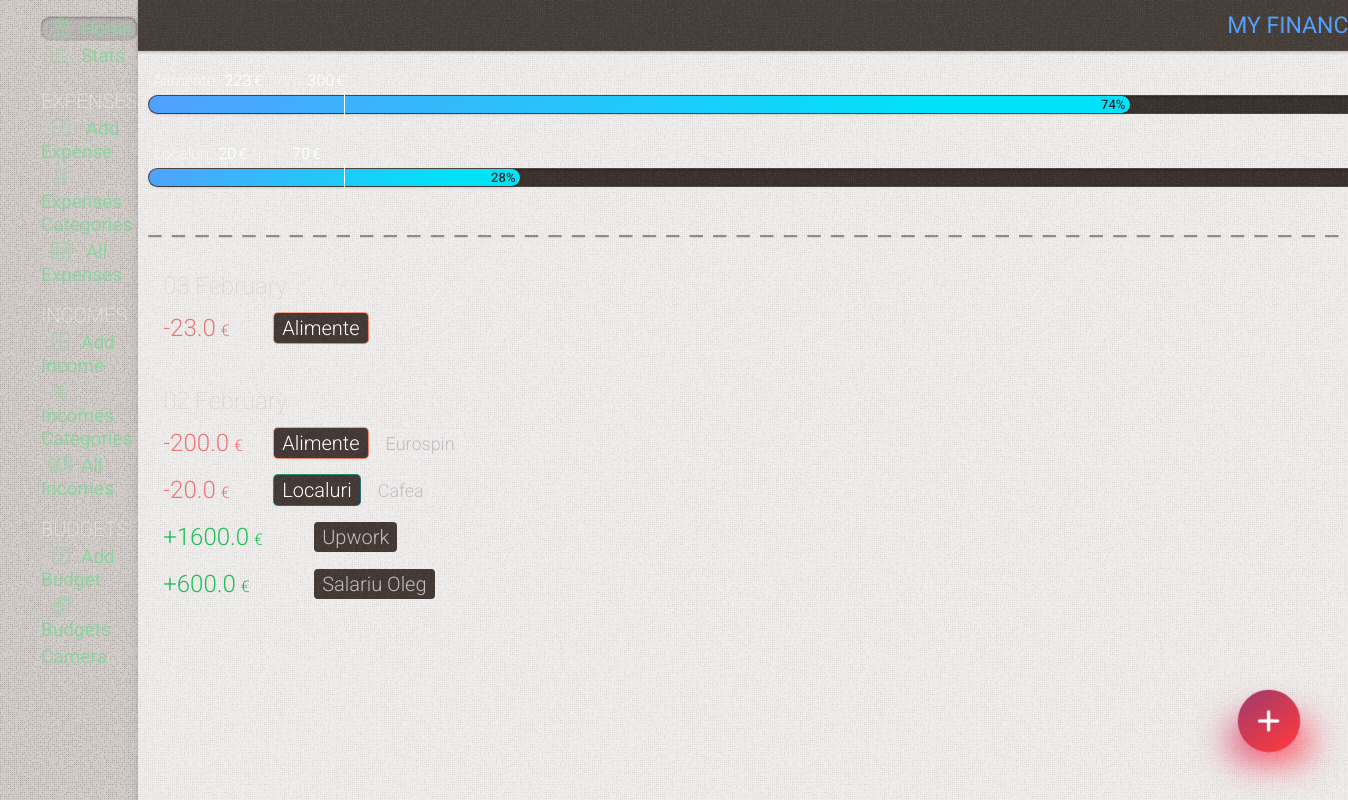
The page / on the database its author committed.
### tables this page shows
CREATE TABLE budget
(
    id       INTEGER PRIMARY KEY AUTOINCREMENT,
    amount   REAL    NOT NULL,
    category INTEGER NOT NULL

);

CREATE TABLE expenses
(
    id          INTEGER PRIMARY KEY AUTOINCREMENT,
    date        TIMESTAMP NOT NULL DEFAULT CURRENT_TIMESTAMP,
    sum         REAL      NOT NULL,
    category    INTEGER   NOT NULL,
    subcategory INTEGER   NOT NULL,
    comment     TEXT

);

CREATE TABLE categories
(
    id    INTEGER PRIMARY KEY AUTOINCREMENT,
    name  TEXT NOT NULL,
    color TEXT,
    state TEXT DEFAULT false
);

CREATE TABLE subcategories
(
    id          INTEGER PRIMARY KEY AUTOINCREMENT,
    name        TEXT    NOT NULL,
    category_id INTEGER NOT NULL,
    state       TEXT DEFAULT false

);

### app.py (the view)
@app.route('/')
def index():
    conn = get_db_connection()
    this_month_transactions = conn.execute(
        "SELECT expenses.id, "
        "strftime('%Y', date) as year, "
        "strftime('%m', date) as month, "
        "strftime('%d', date) as day, "
        "categories.name as category, "
        "categories.color as color, "
        "subcategories.name as subcategory, "
        "sum, "
        "comment "
        "FROM expenses "
        "LEFT JOIN categories on categories.id = expenses.category "
        "LEFT JOIN subcategories on subcategories.id = expenses.subcategory "
        "WHERE strftime('%Y', date) = strftime('%Y', date('now')) AND strftime('%m', date) = strftime('%m', date('now')) "

        "UNION ALL "
        "SELECT incomes.id, "
        "strftime('%Y', date) as year, "
        "strftime('%m', date) as month, "
        "strftime('%d', date) as day, "
        "categories_income.name as category, "
        "NULL as color, "
        "NULL as subcategory, "
        "amount, "
        "comment "
        "FROM incomes "
        "LEFT JOIN categories_income on categories_income.id = incomes.category "
        # "LEFT JOIN subcategories on subcategories.id = incomes.subcategory "
        "WHERE strftime('%Y', date) = strftime('%Y', date('now')) AND strftime('%m', date) = strftime('%m', date('now')) "
        "ORDER BY day DESC "
    ).fetchall()
    sum_months = conn.execute(
        "SELECT "
        "sum, strftime('%m', date) as month, strftime('%Y', date) as year "
        "FROM expenses "
    ).fetchall()
    sum_months_income = conn.execute(
        "SELECT "
        "amount, strftime('%m', date) as month, strftime('%Y', date) as year "
        "FROM incomes "
    ).fetchall()
    budgets = conn.execute(
        "SELECT SUM(sum) as su, "
        "categories.name as categor, "
        "budget.amount as amount "
        "FROM  expenses "
        "LEFT JOIN categories on categories.id = expenses.category "
        "LEFT JOIN budget on categories.id = budget.category "
        "WHERE strftime('%m.%Y', date) = strftime('%m.%Y','now') "
        "GROUP BY expenses.category "
        "LIMIT 5"
    ).fetchall()
    this_year = datetime.now().year
    this_month = datetime.now().month
    category_sum_total = conn.execute(
        "SELECT  sum, categories.name as category, strftime('%m', date) as month, strftime('%Y', date) as year "
        "FROM expenses  "
        "LEFT JOIN categories on categories.id = expenses.category "
    ).fetchall()
    budgets2 = conn.execute(
        "SELECT SUM(sum) as su, "
        "budget.id as bid, "
        "categories.name as categor, "
        "categories.color as color, "
        "budget.amount as amount "
        "FROM  expenses "
        "LEFT JOIN categories on categories.id = expenses.category "
        "LEFT JOIN budget on categories.id = budget.category "
        "WHERE strftime('%m.%Y', date) = strftime('%m.%Y','now') and amount != '' "
        "GROUP BY bid "
        "LIMIT 3"
    ).fetchall()
    conn.close()
    now = datetime.now()
    days_in_month = calendar.monthrange(now.year, now.month)[1]
    current_day = datetime.now().day
    return render_template('index.html', title='My Finance Tracker', gradient='text-gradient-blue',
                           this_month_transactions=this_month_transactions, sum_months=sum_months,
                           sum_months_income=sum_months_income, category_sum_total=category_sum_total,
                           this_year=this_year, this_month=this_month, budgets2=budgets2, days_in_month=days_in_month,
                           current_day=current_day)

### app.py (called while the page is built)
def get_db_connection():
    conn = sqlite3.connect('static/database.db')
    conn.row_factory = sqlite3.Row
    return conn

@app.template_filter('month_name')
def month_name(month_number):
    return calendar.month_name[month_number]

### templates/index.html (shortened to what this page needs)
{% extends 'base.html' %} {% block content %}
	<div class="page_title {{ gradient }}" >
		<span >{% block title %} {{ title }} {% endblock %}</span >
	</div >
	<div class="content w-full" >
		<div class="flex flex-col w-full" >
			<div class="budgets budgets-home flex flex-col gap-30" >
				{% for su, bid, categor, color, amount in budgets2 %}
					<div class="flex" >
						<div class="budget-wrap  {{ color }}" >
							<div class="budget-wrap-span" >
								{% set per = su * 100 / amount %}
								{% set today = current_day * 100 / days_in_month %}
								<div class="budget-header subtitle2 flex-1" >
									<div class="budget-title" >{{ categor }}:</div >
									<div class="budget-su {% if per > 100 %} over{% endif %}
									{% if 75 < per < 100 %} startover{% endif %}" >{{ su|int }} <span >&euro;</span ></div >
									<div class="budget-from" >from</div >
									<div class="budget-amount" >{{ amount|int }}<span >&euro;</span ></div >
										{% set remained = amount - su %}
								</div >
								<div class="budget-progress" >
									<div class="progress
									" style="width:{{ per|int }}%" >{{ per|int }}%
									</div >
									<div class="budget-progress-hide" >
									</div >
								</div >
							</div >
						</div >
					</div >
				{% endfor %}
			</div >
			<div class="divider" ></div >
			<div class="cards relative mt-10" >
				{% for key, list in this_month_transactions|groupby('day')|sort(attribute='0', reverse=True) %}
					<div class="cards-day" >{{ key }} {{ this_month|int|month_name }}</div >
					{% for id, year, month, day,  category, color, subcategory, sum, comment in list %}
						<div
								class="card flex items-center relative overflow-hidden flex-wrap {% if not color %} card-income {% endif %}" >
							<div class="flex items-center w-full" >
								<div class="card-info flex flex-1" >
									<div class="flex flex-1" >
										<span class="card-amount flex items-center" >  {{ sum }} <span >&euro;</span > </span >
										<div class="flex flex-col justify-center ml-15" >
											<div class="flex items-center" >
												<span class="{{ color }} card-category" ><span >{{ category }}</span >    </span >
												{% if (subcategory != '') and (subcategory !=None) %}
													<span class="card-subcategory ml-10" >  {{ subcategory }}  </span >
												{% endif %}
											</div >
										</div >
									</div >
								</div >
							</div >
						</div >
					{% endfor %}
				{% endfor %}
			</div >
		</div >
	</div >
{% endblock %}

### templates/base.html (shortened to what this page needs)
<!DOCTYPE html>
<html lang="en" class="dark-theme" >
<head >
	<link rel="stylesheet" href="{{ url_for('static', filename= 'css/splide.min.css') }}" />
	<link rel="stylesheet" href="https://cdnjs.cloudflare.com/ajax/libs/font-awesome/6.0.0-beta3/css/all.min.css" />
	<link rel="stylesheet" href="{{ url_for('static', filename= 'css/mmenu.css') }}" />
	<link rel="stylesheet" href="{{ url_for('static', filename= 'css/styles.css') }}" />
</head >
<body class="w-full flex flex-col" >
<div class="flex container w-full h-full flex-1" >
	<nav id="menu" >
		<ul class="list-menu" >
			<li {% if request.path == '/' %} class="active" {% endif %}><a href="{{ url_for('index') }}" ><i
					class="fa-solid fa-bank" ></i >Home</a ></li >
			<li class="list-stats {% if request.path == '/stats' %} active {% endif %}" ><a href="{{ url_for('stats') }}" ><i
					class="fa-regular fa-chart-bar" ></i >Stats</a >
			</li >
			<li class="list-title mt-20" ><span >Expenses</span >
			<li class="list-expense {% if request.path == '/add' %} active {% endif %}" ><a href="{{ url_for('add') }}" >
				<i class="fa fa-regular fa-square-minus" ></i >
				Add Expense</a >
			</li >
			<li class="list-expense {% if request.path == '/categories' or title == 'Edit Category' or title == 'Edit Subcategory' %} active {% endif %}" >
				<a href="{{ url_for('categories') }}" >
					<i class="fa fa-grip-vertical" ></i >
					Expenses Categories</a >
			</li >
			<li class="list-expense {% if request.path == '/all-expenses' %} active {% endif %}" >
				<a href="{{ url_for('all_expenses') }}" >
					<i class="fa fa-solid fa-table-list" ></i >
					All Expenses</a >
			</li >
			</li >
			<li class="list-title" ><span >Incomes</span >
			<li class="list-income {% if request.path == '/add_income' %} active {% endif %}" ><a
					href="{{ url_for('add_income') }}" ><i class="fa fa-regular fa-square-plus" ></i >Add
																																														Income</a >
			</li >
			<li class="list-income {% if request.path == '/categories_income' or title == 'Edit Category Income' %} active {% endif %}" >
				<a href="{{ url_for('categories_income') }}" ><i class="fa fa-solid fa-euro-sign" ></i >Incomes
																																																Categories</a >
			</li >
			<li class="list-income {% if request.path == '/incomes' %} active {% endif %}" ><a
					href="{{ url_for('incomes') }}" ><i class="fa fa-solid fa-money-bill-1-wave" ></i >All
																																														 Incomes</a >
			</li >
			</li >
			<li class="list-title" ><span >Budgets</span >
			<li class="list-budget {% if request.path == '/add_budget' %} active {% endif %}" ><a
					href="{{ url_for('add_budget') }}" ><i class="fa fa-regular fa-square-plus" ></i >Add
																																														Budget</a >
			</li >
			<li class="list-budget {% if request.path == '/budgets' or title == 'Edit Budget' %} active {% endif %}" ><a
					href="{{ url_for('budgets') }}" ><i class="fa-solid fa-coins" ></i >Budgets</a ></li >
			</li >
			<li class="list-budget" ><a href="{{ url_for('test') }}" >Camera</a ></li >
		</ul >
	</nav >
	<div class="right-container overflow--hidden flex-1 " >
		{% block content %} {% endblock %}
	</div >
</div >
{% if request.path == '/' or request.path == '/all-expenses' %}
	<a href="/add" class="fancy-button  bg-gradient-red add" ><span ><i class="fa-solid fa-plus" ></i ></span ></a >
{% elif request.path == '/incomes' %}
	<a href="/add_income" class="fancy-button  bg-gradient-green add" ><span ><i
			class="fa-solid fa-plus" ></i ></span ></a >
{% endif %}
<link rel="stylesheet" href="https://cdn.jsdelivr.net/npm/flatpickr/dist/flatpickr.min.css" >
</body >
</html >

### static/css/mmenu.css (style rules this page uses)
:root { --mm-line-height: 20px; --mm-listitem-size: 38px; --mm-navbar-size: 44px; --mm-offset-top: 0; --mm-offset-right: 0; --mm-offset-bottom: 0; --mm-offset-left: 0; --mm-color-border: rgba(0, 0, 0, 0.1); --mm-color-button: rgba(0, 0, 0, 0.3); --mm-color-text: rgba(0, 0, 0, 0.75); --mm-color-text-dimmed: rgba(0, 0, 0, 0.3); --mm-color-background: #f3f3f3; --mm-color-background-highlight: rgba(0, 0, 0, 0.05); --mm-color-background-emphasis: rgba(255, 255, 255, 0.4); --mm-shadow: 0 0 10px rgba(0, 0, 0, 0.3) }
:root { --mm-iconbar-size: 50px }
:root { --mm-iconpanel-size: 50px }
:root { --mm-sidebar-collapsed-size: 50px; --mm-sidebar-expanded-size: 440px }

### rows shown on the page
budget: categor "Alimente", su "223", amount "300", per "74"
budget: categor "Localuri", su "20", amount "70", per "28"
expenses: sum "23.0", name "Alimente"
expenses: sum "200.0", name "Alimente", name "Eurospin"
expenses: sum "20.0", name "Localuri", name "Cafea"

### other values the page prints
{{ title }} "MY…"
{{ key }} "03"
{{ sum }} "1600.0" "600.0"
{{ category }} "Upwork" "Salariu Oleg"
